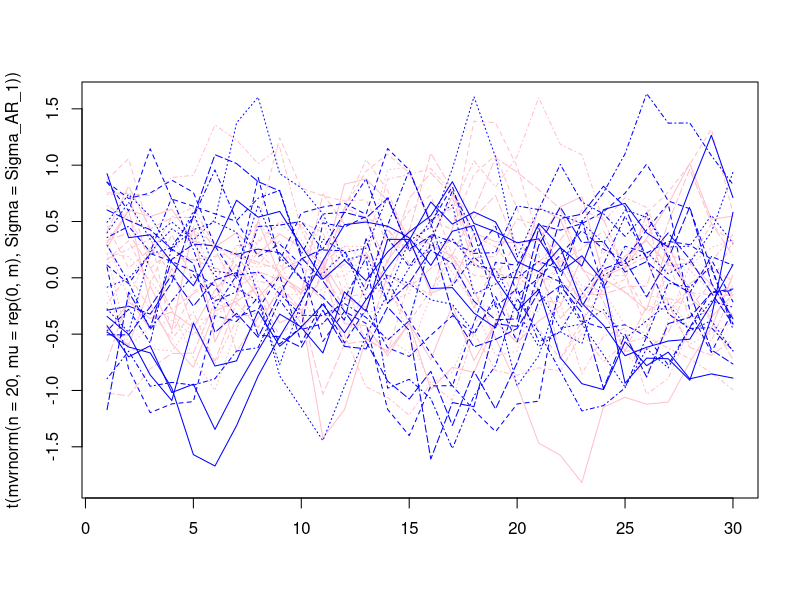

Write the R code that produced this figure. (Note: this script raises an error after producing the figure.)



library(MASS)
library(magrittr)
library(rlist)
library(plyr)
library(dplyr)
M <- m <- 30
N <- 50
grid <- expand.grid(t=1:M,s=1:M) %>% subset(.,t>s) %>%
      transform(.,l=t-s,
                m=(t+s)/2)



list_Sigma <- list()
phi <- 0.8
sig2 <- 0.1

Sigma_AR_1 <- matrix(data=NA,nrow=M,
                  ncol=M)
for (i in 1:nrow(Sigma_AR_1)) {
      for (j in 1:ncol(Sigma_AR_1)) {
            Sigma_AR_1[i,j] <- sig2*( phi^(abs(i-j)) )/( 1 - phi^2 )
      }
}
list_Sigma[[2]] <- Sigma_AR_1

Omega <- solve(Sigma_AR_1)

C <- t(chol(Sigma_AR_1))
D <- diag(diag(C))
L <- C%*%solve(D)
T_mod <- solve(L)      

matplot(t(mvrnorm(n=20,mu=rep(0,m),Sigma=Sigma_AR_1)),col="pink",type="l")
matlines(sapply(1:20,function(i){
      arima.sim(n = M,
                list(ar = c(0.8),
                     ma = c(0)),
                sd = sqrt(0.1))
}),
col="blue")

bPars <- rbind(c(0,1,50,3,100,2),
               c(0,1,60,3,100,3))


y <- mvrnorm(n=N,mu=rep(0,m),Sigma=Sigma_AR_1)
y_vec <- as.vector(t(y[,-1]))
X <- matrix(data=0,nrow=N*(M-1),ncol=choose(M,2))
no.skip <- 0
for (t in 2:M){
      X[((0:(N-1))*(M-1)) + t-1,(no.skip+1):(no.skip+t-1)] <- y[,1:(t-1)]
      no.skip <- no.skip + t - 1
}





l. <- as.vector(outer(rep(1,length(unique(grid$m))),unique(grid$l)))
Bl <- bsplbase(l./max(grid$l), bPars[1,  ])$base
knots.l <- bsplbase(l./max(grid$l), bPars[1,  ])$knots
knots.l <- knots.l[1:(length(knots.l)-(bPars[1,4]+1))]


m. <- as.vector(outer(unique(grid$m),rep(1,length(unique(grid$l)))))
Bm <- bsplbase(m./max(grid$m), bPars[2,  ])$base
knots.m <- bsplbase(m./max(grid$m), bPars[2,  ])$knots
knots.m <- knots.m[1:(length(knots.m)-(bPars[2,4]+1))]

knot_grid <- expand.grid(m=knots.m,l=knots.l)[,2:1]
keep <- (knot_grid$m >= 0.5) & (knot_grid$m < max(knot_grid$l)-0.5*knot_grid$l) |
      (knot_grid$m < 0.5) & (knot_grid$m > min(knot_grid$l)+0.5*knot_grid$l)
knot_grid <- transform(knot_grid,keep=factor(keep))
knot_grid <- data.frame(knot_grid,
                        expand.grid(m_index=1:length(knots.m),
                                    l_index=(1:length(knots.l)))[,2:1])




n1 <- ncol(Bl)
n2 <- ncol(Bm)  # Compute tensor products

Bl. <- kronecker(Bl, t(rep(1, n2)))
Bm. <- kronecker(t(rep(1, n1)), Bm)


grid <- orderBy(~ l+m,grid)
discard_rows <- left_join(data.frame(l=l.,m=m.,frame="big"),
                          data.frame(grid[,c("l","m")],frame="little")
                          ,by=c("l","m"))$frame.y %>% is.na %>% which

B. <- Bl.*Bm.
basisKeepIndex <- knot_grid$keep[!duplicated(knot_grid[,c("l_index","m_index")])] %>% equals(TRUE) %>% which
B. <- B.[-discard_rows,basisKeepIndex]









knot_grid <- subset(knot_grid,keep==TRUE)
dl <- bPars[1, 6]
Pl <- matrix(data=0,nrow=sum(knot_grid$m==unique(knot_grid$m)[1])-dl,
             ncol=nrow(knot_grid))
Pl[,which(knot_grid$m==unique(knot_grid$m)[1])] <- diff(diag(sum(knot_grid$m==unique(knot_grid$m)[1])),
                                                        differences = dl)
for(i in 2:length(unique(knot_grid$m))){
      pl <- matrix(data=0,nrow=sum(knot_grid$m==unique(knot_grid$m)[i])-dl,
                   ncol=nrow(knot_grid))
      pl[,which(knot_grid$m==unique(knot_grid$m)[i])] <- diff(diag(sum(knot_grid$m==unique(knot_grid$m)[i])),
                                                              differences = dl)      
      Pl <- rbind(Pl,pl)
}
lambdal <- bPars[1, 5]









dm <- bPars[2, 6]
Pm <- matrix(data=0,nrow=sum(knot_grid$l==unique(knot_grid$l)[1])-dm,
             ncol=nrow(knot_grid))
Pm[,which(knot_grid$l==unique(knot_grid$l)[1])] <- diff(diag(sum(knot_grid$l==unique(knot_grid$l)[1])),
                                                        differences = dm)
for(i in 2:length(unique(knot_grid$l))){
      pm <- matrix(data=0,nrow=sum(knot_grid$l==unique(knot_grid$l)[i])-dm,
                   ncol=nrow(knot_grid))
      pm[,which(knot_grid$l==unique(knot_grid$l)[i])] <- diff(diag(sum(knot_grid$l==unique(knot_grid$l)[i])),
                                                              differences = dm)      
      Pm <- rbind(Pm,pm)
}
lambdam <- bPars[2, 5]


U. <- X%*%B.







knot_grid <- subset(knot_grid,keep==TRUE)
dl <- 2
if(dl>0){
      if(sum(knot_grid$m==unique(knot_grid$m)[1])>dl){
            Pl <- matrix(data=0,nrow=sum(knot_grid$m==unique(knot_grid$m)[1])-dl,
                         ncol=nrow(knot_grid))
            Pl[,which(knot_grid$m==unique(knot_grid$m)[1])] <- diff(diag(sum(knot_grid$m==unique(knot_grid$m)[1])),
                                                                    differences = dl)            
            for(i in 2:length(unique(knot_grid$m))){
                  pl <- matrix(data=0,nrow=sum(knot_grid$m==unique(knot_grid$m)[i])-dl,
                               ncol=nrow(knot_grid))
                  pl[,which(knot_grid$m==unique(knot_grid$m)[i])] <- diff(diag(sum(knot_grid$m==unique(knot_grid$m)[i])),
                                                                          differences = dl)      
                  Pl <- rbind(Pl,pl)
            }
      }
      
      if((sum(knot_grid$m==unique(knot_grid$m)[1])<=dl) &(sum(knot_grid$m==unique(knot_grid$m)[2])>dl)){
            Pl <- matrix(data=0,nrow=sum(knot_grid$m==unique(knot_grid$m)[2])-dl,
                         ncol=nrow(knot_grid))
            Pl[,which(knot_grid$m==unique(knot_grid$m)[2])] <- diff(diag(sum(knot_grid$m==unique(knot_grid$m)[2])),
                                                                    differences = dl)            
            for(i in 3:length(unique(knot_grid$m))){
                  if(sum(knot_grid$m==unique(knot_grid$m)[i])>dl){
                        pl <- matrix(data=0,nrow=sum(knot_grid$m==unique(knot_grid$m)[i])-dl,
                                     ncol=nrow(knot_grid))
                        pl[,which(knot_grid$m==unique(knot_grid$m)[i])] <- diff(diag(sum(knot_grid$m==unique(knot_grid$m)[i])),
                                                                                differences = dl)      
                        Pl <- rbind(Pl,pl)      
                  }
            }
      }
      
}
if(dl==0){
      Pl <- diag(nrow(knot_grid))
}
lambdal <- bPars[1, 5]









dm <- 2
if(dm>0){
      if((sum(knot_grid$m==unique(knot_grid$m)[1])>dl)){
            Pm <- matrix(data=0,nrow=sum(knot_grid$l==unique(knot_grid$l)[1])-dm,
                         ncol=nrow(knot_grid))
            Pm[,which(knot_grid$l==unique(knot_grid$l)[1])] <- diff(diag(sum(knot_grid$l==unique(knot_grid$l)[1])),
                                                                    differences = dm)
            for(i in 2:length(unique(knot_grid$l))){
                  if(sum(knot_grid$m==unique(knot_grid$m)[i])>dl){
                        pm <- matrix(data=0,nrow=sum(knot_grid$l==unique(knot_grid$l)[i])-dm,
                                     ncol=nrow(knot_grid))
                        pm[,which(knot_grid$l==unique(knot_grid$l)[i])] <- diff(diag(sum(knot_grid$l==unique(knot_grid$l)[i])),
                                                                                differences = dm)      
                        Pm <- rbind(Pm,pm)
                  }
            }  
      }
      
      if((sum(knot_grid$m==unique(knot_grid$m)[1])<=dl) &(sum(knot_grid$m==unique(knot_grid$m)[2])>dl)){
            Pm <- matrix(data=0,nrow=sum(knot_grid$l==unique(knot_grid$l)[2])-dm,
                         ncol=nrow(knot_grid))
            Pm[,which(knot_grid$l==unique(knot_grid$l)[2])] <- diff(diag(sum(knot_grid$l==unique(knot_grid$l)[2])),
                                                                    differences = dm)
            for(i in 3:length(unique(knot_grid$l))){
                  if(sum(knot_grid$m==unique(knot_grid$m)[i])>dl){
                        pm <- matrix(data=0,nrow=sum(knot_grid$l==unique(knot_grid$l)[i])-dm,
                                     ncol=nrow(knot_grid))
                        pm[,which(knot_grid$l==unique(knot_grid$l)[i])] <- diff(diag(sum(knot_grid$l==unique(knot_grid$l)[i])),
                                                                                differences = dm)      
                        Pm <- rbind(Pm,pm)
                  }
            }  
      }
}
if(dm==0){
      Pm <- diag(nrow(knot_grid))
}

lambdam <- bPars[2, 5]










lambdas <- expand.grid(lam_l=exp(seq(-2,7,length.out=15)),
                       lam_m=exp(seq(-2,7,length.out=15)))

ar_1_coef_list <- list.zip(lam_l=lambdas$lam_m,
                      lam_m=lambdas$lam_l) %>%
      lapply(.,function(l){
            try(            fit_cholesky_PS(y_vec,U.,Pl,l$lam_l,
                                            Pm,l$lam_m,
                                            0.12)    
            )
      })

setwd("/Users/taylerblake/Documents/Dissertation/code/simulations")
save(ar_1_coef_list,file="stationary_ar1_coef_list.Rdata")



data.frame(expand.grid(t=1:M,s=1:M),
           phi=as.vector(diag(rep(1,nrow(T_mod)))-T_mod)) %>%
      subset(.,t>s) %>%
      orderBy(~t+s,.) %>%
      wireframe(phi~t+s,
                data=.,
                screen=list(z=55,x=-85,y=10),
                light.source = c(5,20,10),
                pretty=TRUE,
                scales = list(arrows = FALSE),
                drape=FALSE,
                cex=0.15,
                col="grey",
                par.settings = list(axis.line = list(col = "transparent")))




gg <- expand.grid(s=(1:m),t=(1:m)) %>% subset(.,t>s)
gg <- transform(gg,l=t-s,m=s+t)

l. <- gg$l
Bl <- bsplbase(l./max(gg$l), bPars[1,  ])$base
knots.l <- bsplbase(l./max(gg$l), bPars[1,  ])$knots
knots.l <- knots.l[1:(length(knots.l)-(bPars[1,4]+1))]

m. <- gg$m
#m. <- as.vector(outer(unique(grid$m),rep(1,length(unique(grid$l)))))
Bm <- bsplbase(m./max(gg$m), bPars[2,  ])$base
knots.m <- bsplbase(m./max(gg$m), bPars[2,  ])$knots
knots.m <- knots.m[1:(length(knots.m)-(bPars[2,4]+1))]

knot_grid <- expand.grid(m=knots.m,l=knots.l)[,2:1]
keep <- (knot_grid$m >= 0.5) & (knot_grid$m < max(knot_grid$l)-0.5*knot_grid$l) |
      (knot_grid$m < 0.5) & (knot_grid$m > min(knot_grid$l)+0.5*knot_grid$l)
knot_grid <- transform(knot_grid,keep=factor(keep))
knot_grid <- data.frame(knot_grid,
                        expand.grid(m_index=1:length(knots.m),
                                    l_index=(1:length(knots.l)))[,2:1])

B_lm <- t(sapply(1:nrow(Bl),function(i){as.vector(outer(Bm[i,],Bl[i,]))}))
basisKeepIndex <- knot_grid$keep[!duplicated(knot_grid[,c("l_index","m_index")])] %>% equals(TRUE) %>% which
knot_grid <- subset(knot_grid,keep==TRUE)
B_lm <- B_lm[,basisKeepIndex]






ar1_phi_list <- lapply(ar_1_coef_list,function(beta){
      B_lm%*%beta
})
i <- 1


#Phi_hat <- B_lm %*% f$coefficients
# par(ask=TRUE)
#for (i in 76:nrow(lambdas)){
laml <- round(lambdas$lam_l[i],3)
lamm <- round(lambdas$lam_m[i],3)
my_title <- c(as.expression(bquote(lambda[l] == .(laml))), as.expression(bquote(lambda[m] == .(lamm))))
Phi_hat <- ar1_phi_list[[i]]
data.frame(phi=Phi_hat,gg) %>%
      subset(.,l<(max(gg$l)-2)) %>%
      wireframe(phi~s*t,
                data=.,
                screen=list(z=55,x=-85,y=10),
                light.source = c(5,20,10),
                pretty=TRUE,
                scales = list(arrows = FALSE),
                drape=FALSE,
                cex=0.15,
                col="grey",
                par.settings = list(axis.line = list(col = "transparent")),
                main=my_title
      )            
# }
i <- i+1
